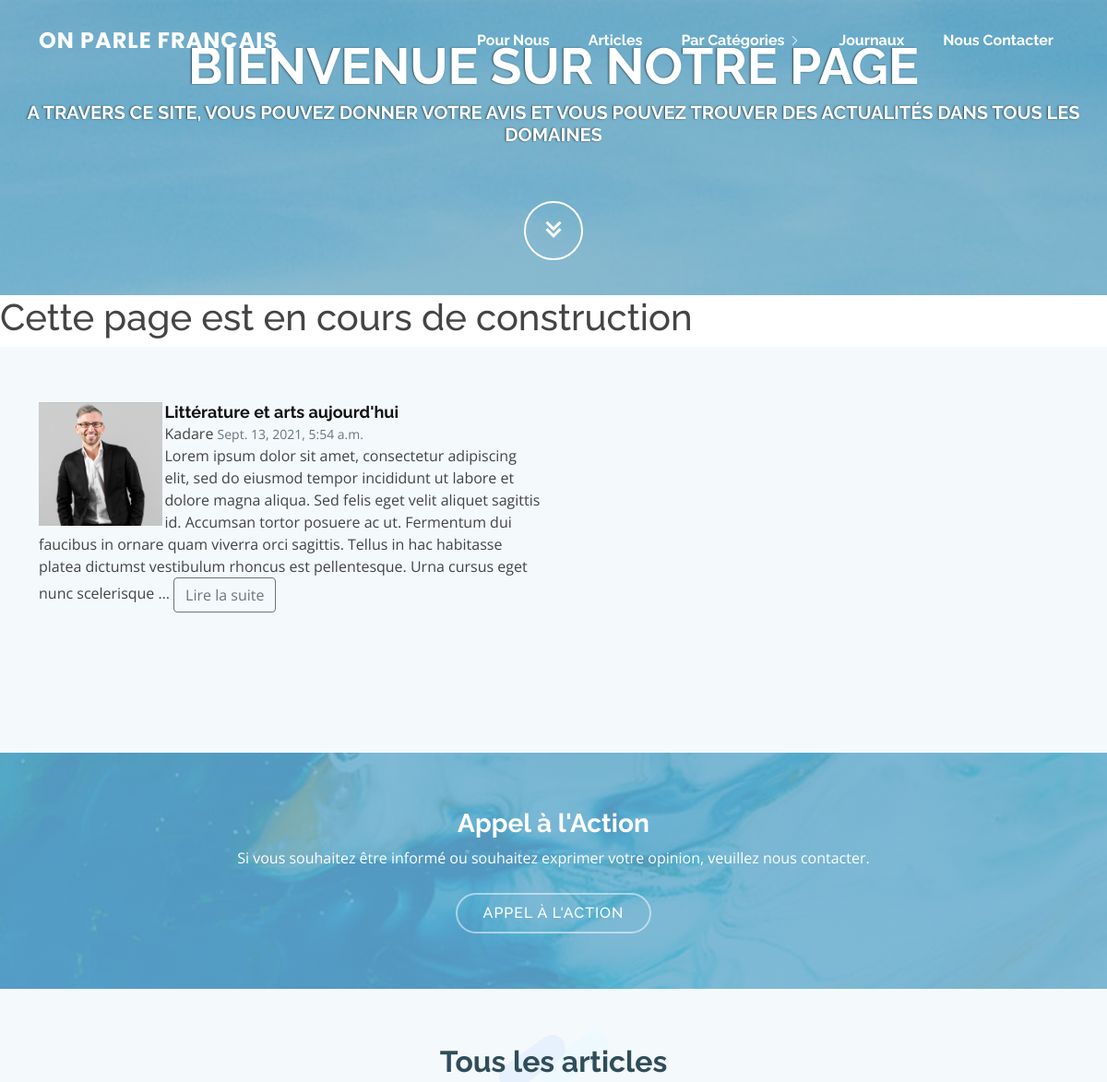
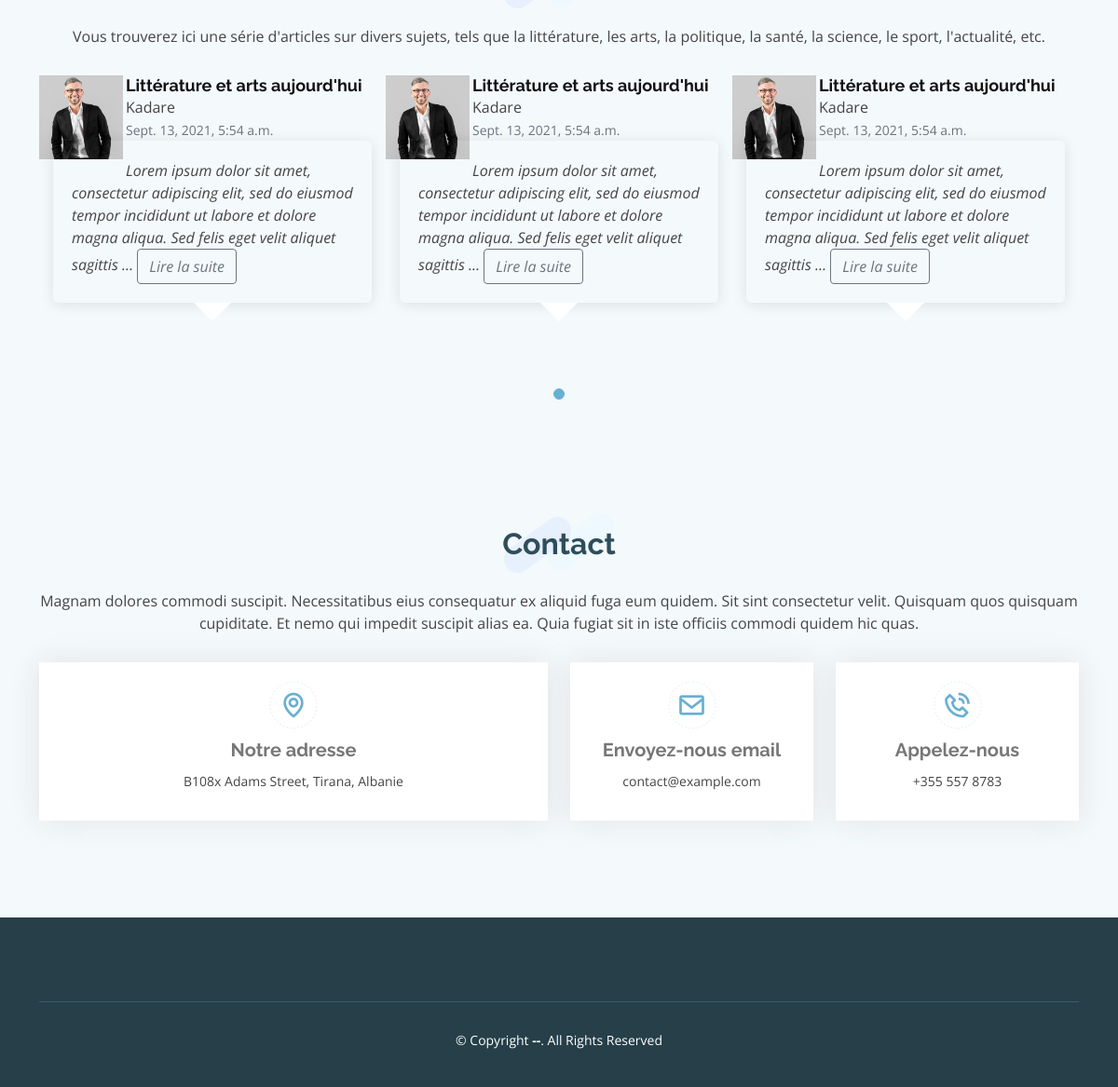
/?category=LTR, run on the app's committed database (2 pictures, top to bottom).
### articles/models.py (models this page shows, shortened)
class Article(models.Model):
    HEALTH = 'HL'
    ACTUALITY = 'ACT'
    SPORT = 'SP'
    POLITICS = 'POL'
    BUSINESS = 'BNS'
    ENTERTAINMENT = 'ENTM'
    HISTORY = 'HS'
    LITERATURE = 'LTR'
    CATEGORY_ARTICLE_CHOICES = [
        (HEALTH, 'Health'),
        (ACTUALITY, 'Actuality'),
        (SPORT, 'Sport'),
        (POLITICS, 'Politics'),
        (ENTERTAINMENT, 'Entertainment'),
        (HISTORY, 'History'),
        (LITERATURE, 'Literature'),
    ]
    category = models.CharField(
        max_length=4,
        choices=CATEGORY_ARTICLE_CHOICES,
        default=ACTUALITY,
    )
    title = models.CharField(max_length=1024)
    authors = models.CharField(max_length=1024)
    content = models.TextField()
    authors_image = models.ImageField(upload_to='images/', max_length=100, null=True, blank=True)
    content_image = models.ImageField(upload_to='images/', max_length=100, null=True, blank=True)
    created_at = models.DateTimeField(auto_now_add=True)
    slug = models.SlugField(max_length=1024, null=True, blank=True)
    class Meta:
        ordering = ('created_at',)
    @property
    def authors_image_url(self):
        if self.authors_image and hasattr(self.authors_image, 'url'):
            return self.authors_image.url
        else:
            return "/static/img/authors_default_image.jpg"

### articles/views.py (the view)
# urls.py: path('', views.index, name='index'),
def index(request):
    articles = Article.objects.all()
    category = request.GET.get('category')
    if (is_valid_queryparam(category)):
        articles = articles.filter(category__contains=category)
    else:
        articles = articles
    return render(request, 'articles/index.html', {'articles': articles})

### articles/views.py (called while the page is built)
def is_valid_queryparam(param):
    return param != '' and param is not None

### articles/templates/articles/index.html (shortened to what this page needs)
{% extends "articles/base.html" %}
{% load static %}
{% block content %}
<section id="testimonials" class="testimonials section-bg">
    <div class="container">
            <div class="row">
                {% for item in articles %}
                <div class="col-lg-6" data-aos="fade-up" data-aos-delay="100">
                    <div class="testimonial-item">
                        <img src="{{ item.authors_image_url }}" class="testimonial-img" alt="auth-img">
                        <h3>{{ item.title }}</h3>
                        {{ item.authors }}
                        <small class="text-muted">{{item.created_at}}</small>
                        <br>
                                {{ item.content | truncatewords_html:55 }}
                                <a href="{% url 'articles:single_article' item.slug %}" class="btn btn-outline-secondary">Lire la suite</a>
                    </div>
                </div>
                {% endfor %}
            </div>
        </div>
    </section>
<section id="cta" class="cta">
    <div class="container" data-aos="zoom-in">
        <div class="text-center">
            <h3>Appel à l'Action</h3>
            <p>Si vous souhaitez être informé ou souhaitez exprimer votre opinion, veuillez nous contacter.</p>
            <a class="cta-btn" href="#">Appel à l'Action</a>
        </div>
    </div>
</section>
<section id="testimonials" class="testimonials section-bg">
    <div class="container">
        <div class="section-title" data-aos="fade-in" data-aos-delay="100">
            <h2>Tous les articles</h2>
            <p>Vous trouverez ici une série d'articles sur divers sujets, tels que la littérature, les arts, la politique, la santé, la science, le sport, l'actualité, etc.</p>
        </div>
        <div class="testimonials-slider swiper-container" data-aos="fade-up" data-aos-delay="100">
            <div class="swiper-wrapper">
                {% for item in articles %}
                <div class="swiper-slide">
                    <div class="testimonial-item">
                        <img src= " {{ item.authors_image_url }} " class="testimonial-img" alt="content-img">
                        <h3>{{ item.title }}</h3>
                        {{ item.authors }}
                        <br>
                        <small class="text-muted">{{item.created_at}}</small>
                        <p>
                                {{ item.content | truncatewords_html:25 }}
                                <a href="{% url 'articles:single_article' item.slug %}" class="btn btn-outline-secondary">Lire la suite</a>
                        </p>
                    </div>
                </div>
                {% endfor %}
            </div>
            <div class="swiper-pagination"></div>
        </div>
    </div>
</section>
{% endblock content %}

### static/css/style.css (style rules this page uses)
body { font-family: "Open Sans", sans-serif; color: #444444; }
a { text-decoration: none; color: #67b0d1; }
h1, h2, h3, h4, h5, h6 { font-family: "Raleway", sans-serif; }
section { padding: 60px 0; overflow: hidden; }
.section-bg { background-color: #f4f9fc; }
.section-title { text-align: center; padding-bottom: 30px; }
.section-title h2 { font-size: 32px; font-weight: bold; position: relative; margin-bottom: 30px; color: #2f4d5a; z-index: 2; }
.section-title h2::after { content: ""; position: absolute; left: 50%; top: 50%; transform: translate(-50%, -50%); width: 122px; height: 66px; background: url(../img/section-title-bg.png) no-repeat; z-index: -1; }
.section-title p { margin-bottom: 0; }
.cta { background: linear-gradient(rgba(103, 176, 209, 0.8), rgba(103, 176, 209, 0.8)), url("../img/cta-bg.jpg") fixed center center; background-size: cover; padding: 60px 0; }
.cta h3 { color: #fff; font-size: 28px; font-weight: 700; }
.cta p { color: #fff; }
.cta .cta-btn { font-family: "Raleway", sans-serif; text-transform: uppercase; font-weight: 500; font-size: 16px; letter-spacing: 1px; display: inline-block; padding: 8px 28px; border-radius: 25px; transition: 0.5s; margin-top: 10px; border: 2px solid rgba(255, 255, 255, 0.5); color: #fff; }
.testimonials .testimonial-item { box-sizing: content-box; text-align:left; min-height: 320px; }
.testimonials .testimonial-item .testimonial-img { width: 25%; border-radius: 0; float: left; margin: 15px, 5px 0px, 0px; padding-right: 3px; }
.testimonials .testimonial-item h3 { font-size: 18px; font-weight: bold; margin: 0 0 0; color: #111; }
.testimonials .testimonial-item p { font-style: italic; margin: 0 15px 15px 15px; padding: 20px; position: relative; margin-bottom: 35px; border-radius: 6px; box-shadow: 0px 2px 15px rgba(0, 0, 0, 0.1); }
.testimonials .testimonial-item p::after { content: ""; width: 0; height: 0; border-top: 20px solid #fff; border-right: 20px solid transparent; border-left: 20px solid transparent; position: absolute; bottom: -20px; left: calc(50% - 20px); }
.testimonials .swiper-pagination { margin-top: 20px; position: relative; }

### data on the page
Article: authors_image_url (picture), title "Littérature et arts aujourd'hui", authors "Kadare", created_at "Sept. 13, 2021, 5:54 a.m.", content "Lorem ipsum dolor sit amet, consectetur adipiscing elit, sed do eiusmod tempor incididunt ut labore et dolore magna aliqua. Sed felis eget velit aliquet sagittis id. Accumsan tortor posuere ac ut. Fermentum dui faucibus in ornare quam viverra orci sagittis. Tellus in hac habitasse platea dictumst vestibulum rhoncus est pellentesque. Urna cursus eget nunc scelerisque …", content "Lorem ipsum dolor sit amet, consectetur adipiscing elit, sed do eiusmod tempor incididunt ut labore et dolore magna aliqua. Sed felis eget velit aliquet sagittis …"
